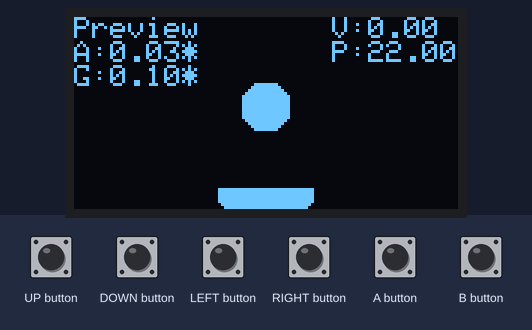
Bench run of a sketch on a simulated Arduboy, built with avr-gcc and run on an emulated ATmega32U4. Parts: 128×64 one-colour display. The inputs (shaded band) are chosen by the test bench.

Above: at 1.2 s.
1.3 s: B button pressed for 0.15 s
At 1.49 s:
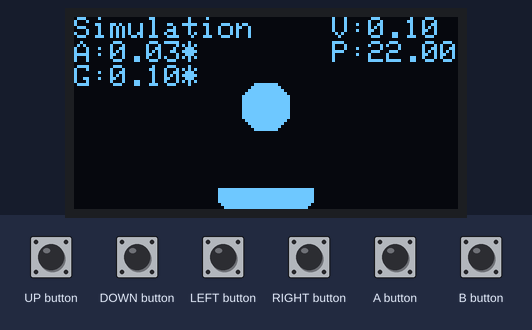
2.0 s: B button pressed for 1 s
At 3.1 s:
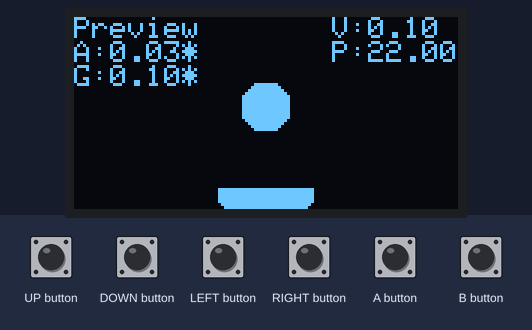
4.5 s: UP button pressed for 0.15 s
At 5.2 s:
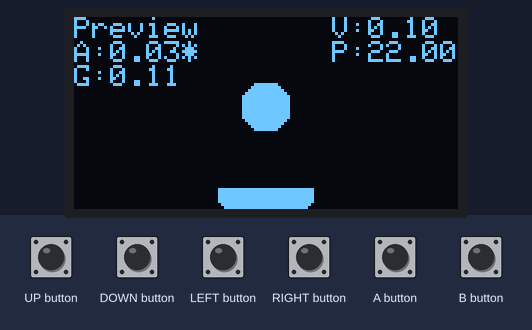
6.1 s: LEFT button pressed for 0.15 s
At 6.6 s:
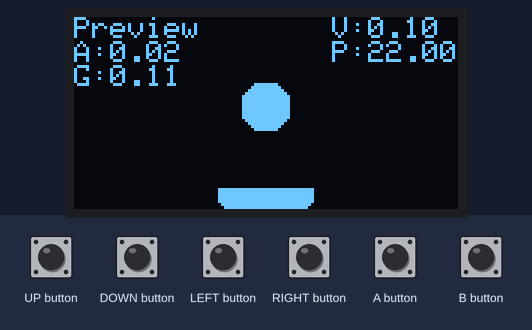
7.7 s: DOWN button pressed for 0.15 s
At 8.9 s:
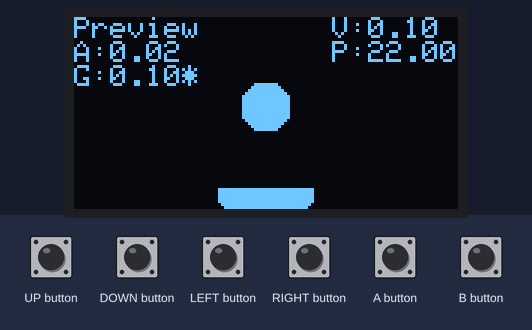
9.3 s: DOWN button pressed for 1 s
At 10.3 s:
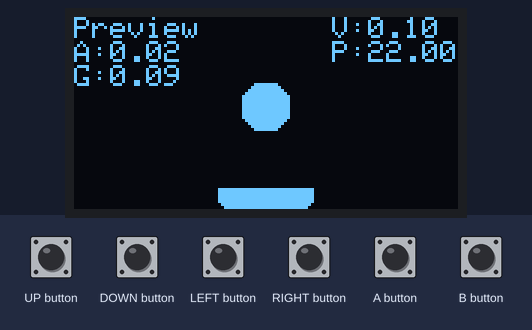
Timing chart, 0 to 12.3 s (numbered marks = the images above; inputs shaded):
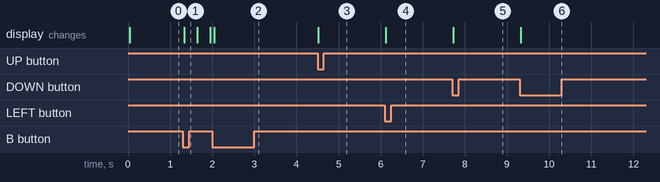

The sketch:

Trampoline-Demo.ino
```cpp
#include "Demo.h"

Demo demo;

void setup()
{
    demo.setup();
}

void loop()
{
    demo.loop();
}
```

Demo.h
```cpp
#pragma once

#include "Data.h"

#include <Arduboy2.h>

class Demo
{
        public:

            Arduboy2 arduboy;

            void setup()
            {
                this->arduboy.begin();
                this->ball.y = ball.ballSpawn;
            }

            void loop()
            {
                if(!this->arduboy.nextFrame())
			        return;

			    this->arduboy.pollButtons();
			    this->arduboy.clear();
                this->GameLoop();
			    this->arduboy.display();
            }

        public:

            struct Ball
            {
                float y;
                float x = 56;
                float yVelocity;

                float ballSpawn = 22;
                float newBallSpawn;

                float translateBallSpeed = 0.5;

                uint8_t width = 16;
                uint8_t height = 16;
            };

            struct Physics
            {
                float gravity = 0.1;
                float accelerationModifier = 0.03;
                float bounceVelocity = 0;
            };

            struct Vars
            {
                bool printAsteriskG;
                bool printAsteriskA;
            };

            enum class State : uint8_t
            {
                Preview,
                Simulation
            };

            Ball ball;
            Physics physics;
            Vars vars;
            State state;

        public:

            void GameLoop()
            {
                //state machine
                switch (this->state)
                {
                    case State::Preview:
                        this->previewLogic();
                            break;
                    case State::Simulation:
                        this->simulationLogic();
                            break;
                }

                //should the asterisk appear after the value
                this->vars.printAsteriskG = (this->physics.gravity == 0.1) ? true : false;
                this->vars.printAsteriskA = (this->physics.accelerationModifier == 0.03) ? true : false;

                this->draw();
            }

            void previewLogic()
            {
                this->arduboy.setCursor(0, 0);
                this->arduboy.print(F("Preview"));

                if (this->arduboy.justPressed(B_BUTTON))
                {
                    this->state = State::Simulation;
                    this->ball.newBallSpawn = this->ball.y;
                }

                //ball height control
                if (this->arduboy.pressed(A_BUTTON) && this->ball.y > 0)
                {
                    if (this->arduboy.pressed(UP_BUTTON))
                    {
                        this->ball.y -= this->ball.translateBallSpeed;
                    }
                }

                if (this->arduboy.pressed(A_BUTTON) && this->ball.y < 38)
                {
                    if (this->arduboy.pressed(DOWN_BUTTON))
                    {
                        this->ball.y += this->ball.translateBallSpeed;
                    }
                }

                //gravity and acceleration button control
                if (this->arduboy.justPressed(UP_BUTTON) && this->arduboy.notPressed(A_BUTTON))
                {
                    this->physics.gravity += 0.01;
                }

                if (this->arduboy.justPressed(DOWN_BUTTON) && this->arduboy.notPressed(A_BUTTON))
                {
                    this->physics.gravity -= 0.01;
                }

                if (this->arduboy.justPressed(RIGHT_BUTTON))
                {
                    this->physics.accelerationModifier += 0.01;
                }

                if (this->arduboy.justPressed(LEFT_BUTTON))
                {
                    this->physics.accelerationModifier -= 0.01;
                }

            }

            void simulationLogic()
            {
                this->arduboy.setCursor(0, 0);
                this->arduboy.print(F("Simulation"));

                if (this->arduboy.justPressed(B_BUTTON))
                {
                    this->state = State::Preview;
                    this->ball.y = ball.newBallSpawn;
                    this->ball.yVelocity = 0;
                }

                //adding velocity to the position
                this->ball.y = (this->ball.y + this->ball.yVelocity);

                //simulating gravity
                this->ball.yVelocity += this->physics.gravity;

                //acceleration of the ball
                this->ball.yVelocity += (this->ball.yVelocity * this->physics.accelerationModifier);

                Rect ballHitbox(this->ball.x, this->ball.y, this->ball.width, this->ball.height);
                Rect trampolineHitbox(48, 57, 32, 7);

                //collision
                if (this->arduboy.collide(ballHitbox, trampolineHitbox))
                {
                    this->physics.bounceVelocity = this->ball.yVelocity;
                    this->ball.yVelocity = 0;
                    this->ball.yVelocity -= this->physics.bounceVelocity;
                }
            }

            void draw()
            {
                //drawing
                Sprites::drawExternalMask(48, 57, trampolineSprite, trampolineMask, 0, 0);
                Sprites::drawExternalMask(this->ball.x, this->ball.y, ballSprite, ballMask, 0, 0);

                //printing
                this->arduboy.setTextColor(WHITE);
                this->arduboy.setCursor(0, 8);
                this->arduboy.print(F("A:"));
                this->arduboy.print(this->physics.accelerationModifier);

                if (this->vars.printAsteriskA)
                {
                    this->arduboy.setTextColor(WHITE);
                    this->arduboy.print(F("*"));
                }
                else
                {
                    this->arduboy.setTextColor(BLACK);
                    this->arduboy.print(F("*"));
                }

                this->arduboy.setTextColor(WHITE);
                this->arduboy.setCursor(0, 16);
                this->arduboy.print(F("G:"));
                this->arduboy.print(this->physics.gravity);

                if (this->vars.printAsteriskG)
                {
                    this->arduboy.setTextColor(WHITE);
                    this->arduboy.print(F("*"));
                }
                else
                {
                    this->arduboy.setTextColor(BLACK);
                    this->arduboy.print(F("*"));
                }

                this->arduboy.setTextColor(WHITE);
                this->arduboy.setCursor(86, 0);
                this->arduboy.print(F("V:"));
                this->arduboy.print(this->ball.yVelocity);

                this->arduboy.setTextColor(WHITE);
                this->arduboy.setCursor(86, 8);
                this->arduboy.print(F("P:"));
                this->arduboy.print(this->ball.y);
            }
};
```

Source omitted: Data.h (data table, 997 bytes)

Measured:
- after the input at 1.3 s, the display: changes at once (image 1)
- after the input at 2.0 s, the display: changes after 0.05 s (image 2)
- after the input at 4.5 s, the display: changes at once (image 3)
- after the input at 6.1 s, the display: changes at once (image 4)
- after the input at 7.7 s, the display: changes at once (image 5)
- after the input at 9.3 s, the display: changes at once (image 6)
